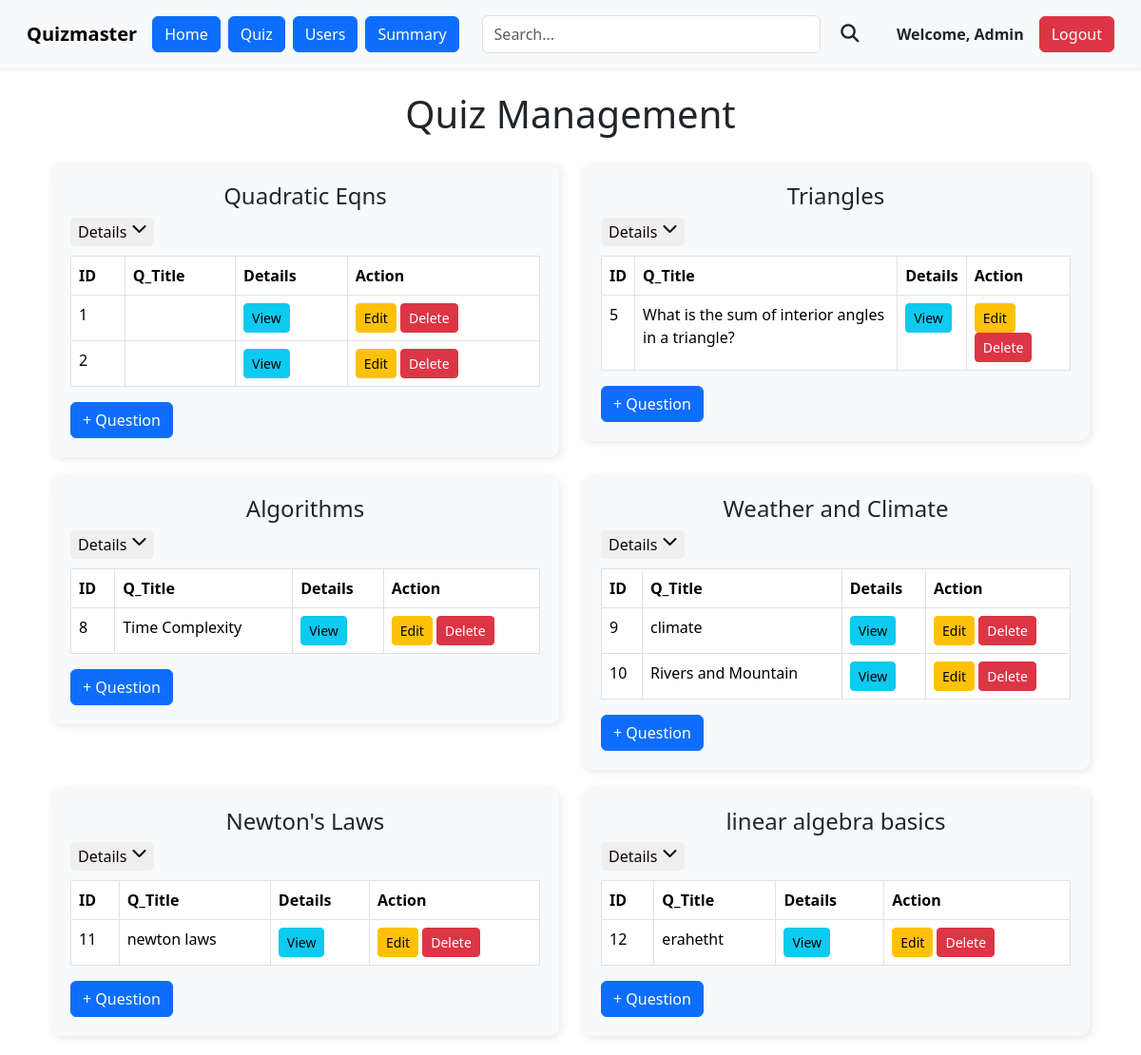
The app's page /admin/quiz (signed in), older data.
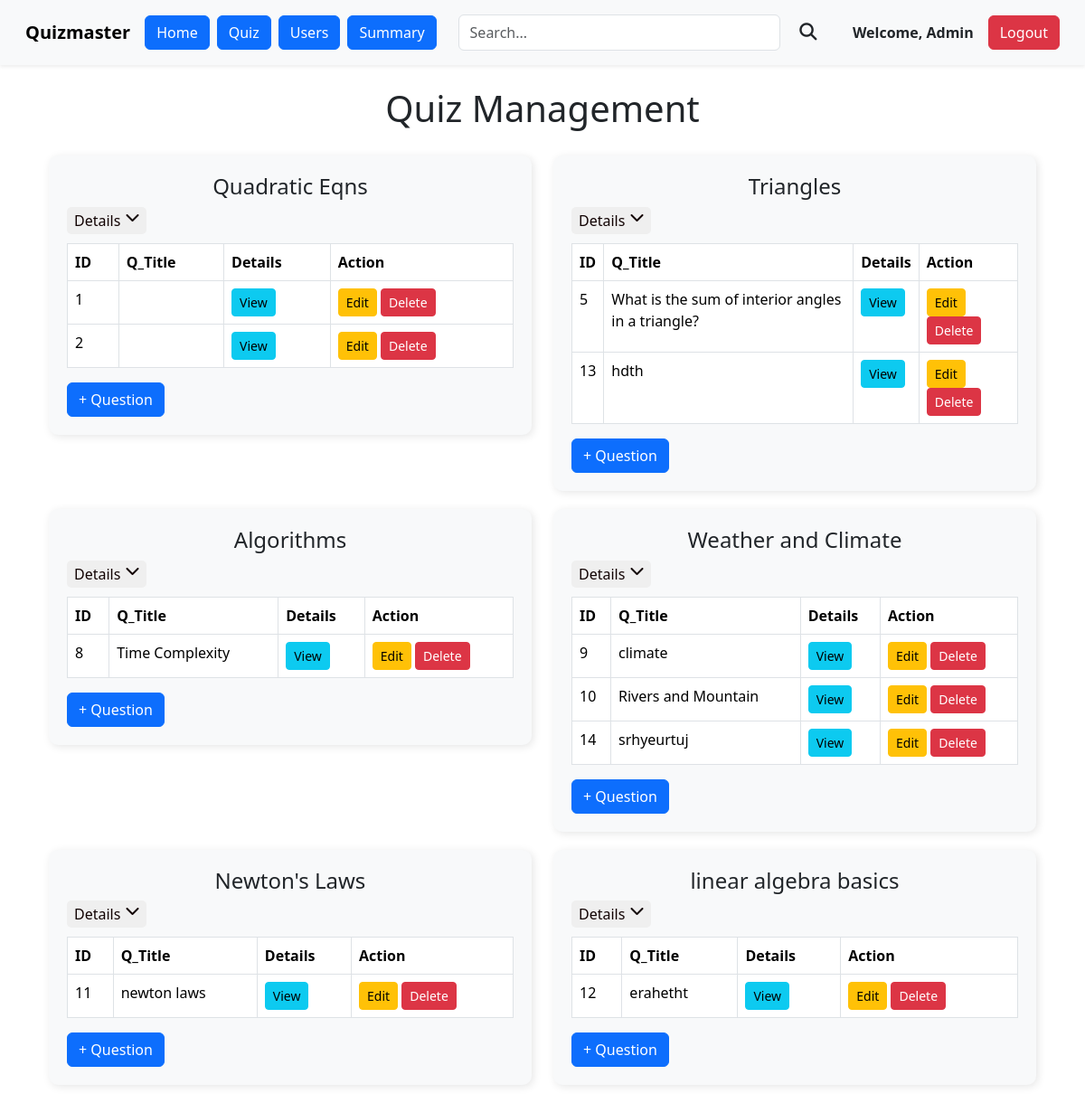
The same page, newer data.
### models.py (models this page shows)
class Quiz(db.Model):
    id=db.Column(db.Integer, primary_key=True)
    name = db.Column(db.String(100), nullable=False)
    description=db.Column(db.String(256), nullable=True)
    start_date=db.Column(db.Date, nullable=True)
    end_date=db.Column(db.Date, nullable=True)
    time_duration=db.Column(db.Time, nullable=True)
    remarks=db.Column(db.String(256), nullable=True)
    no_of_questions=db.Column(db.Integer, nullable=True)
    is_active=db.Column(db.Boolean, nullable=False, default=False)
    questions = db.relationship('Questions', backref='quiz', lazy=True)
    total_attempted=db.Column(db.Integer, nullable=False, default=0)
    scores = db.relationship('Scores', backref='quiz', lazy=True)
    subject_id=db.Column(db.Integer, db.ForeignKey('subject.id'), nullable=False)
    chapter_id= db.Column(db.Integer, db.ForeignKey('chapter.id'),nullable=False)

class Questions(db.Model):
    id=db.Column(db.Integer, primary_key=True)
    title=db.Column(db.String(256), nullable=False)
    question_statement=db.Column(db.String(256), nullable=False)
    option1=db.Column(db.String(64), nullable=False)
    option2=db.Column(db.String(64), nullable=False)
    option3=db.Column(db.String(64), nullable=False)
    option4=db.Column(db.String(64), nullable=False)
    correct_option=db.Column(db.String(64), nullable=False)
    quiz_id=db.Column(db.Integer, db.ForeignKey('quiz.id'), nullable=False)
    chapter_id=db.Column(db.Integer, db.ForeignKey('chapter.id'), nullable=False)

### routes.py (the view)
@app.route('/admin/quiz')
@admin_required
@auth_required
def quiz_dashboard():
    quizzes = Quiz.query.all()
    questions = Questions.query.all()
    for quiz in quizzes:
        question_count = Questions.query.filter(Questions.quiz_id == quiz.id).count()
        quiz.no_of_questions = question_count
    db.session.commit()  # Commit the updates to the database
    if not quizzes:
        flash('No quizzes found, click + to add quizzes')
    return render_template('/admin/quiz.html', quizzes=quizzes,questions=questions)

### routes.py (called while the page is built)
def auth_required(f):
    @wraps(f)
    def inner(*args, **kwargs):
        if 'user_id' not in session:
            flash('please login to continue')
            return redirect(url_for('login'))
        return f(*args, **kwargs)
    return inner

def admin_required(f):
    @wraps(f)
    def inner(*args, **kwargs):
        if 'user_id' not in session:
            flash('please login to continue')
            return redirect(url_for('login'))
        user=User.query.get(session['user_id'])
        if user.is_admin!=True:
            flash('You are not authorized to view this page')
            return redirect(url_for('index'))
        return f(*args, **kwargs)
    return inner

### templates/admin/quiz.html (shortened to what this page needs)
{% extends 'admin/admin_layout.html' %}
{% block content %}
<div class="container">
    <h1>Quiz Management</h1>
    <div class="row">
        {% for quiz in quizzes %}
        <div class="col-md-6">
            <div class="subject-tile">
                <h4>{{ quiz.name }}</h4>
                <button class="details-btn" onclick="toggleDetails(this)">
                    Details <i class="fas fa-chevron-down"></i>
                </button>
                <table class="table table-bordered">
                    <thead>
                        <tr>
                            <th>ID</th>
                            <th>Q_Title</th>
                            <th>Details </th>
                            <th>Action</th>
                        </tr>
                    </thead>
                    <tbody>
                        {% for question in quiz.questions %}
                        <tr>
                            <td>{{ question.id }}</td>
                            <td>{{ question.title }}</td>
                            <td> <a href="{{ url_for('view_question', question_id=question.id) }}" class="btn btn-sm btn-info">View</a></td>
                            <td>
                                <a href="{{ url_for('edit_question', question_id=question.id) }}" class="btn btn-sm btn-warning">Edit</a>
                                <form action="{{ url_for('delete_question', question_id=question.id) }}" method="POST" style="display: inline;">
                                    <button type="submit" class="btn btn-sm btn-danger">Delete</button>
                                </form>
                            </td>
                        </tr>
                        {% endfor %}
                    </tbody>
                </table>
                <a href="/admin/manage_question/{{ quiz.id }}" class="btn btn-primary" id="chapter_btn">+ Question</a>
            </div>
        </div>
        {% endfor %}
    </div>
</div>
{% endblock %}

Row changes from the older to the newer data that the page shows:
added Questions: id "13", title "hdth", shown under Quiz "Triangles"
added Questions: id "14", title "srhyeurtuj", shown under Quiz "Weather and Climate"
